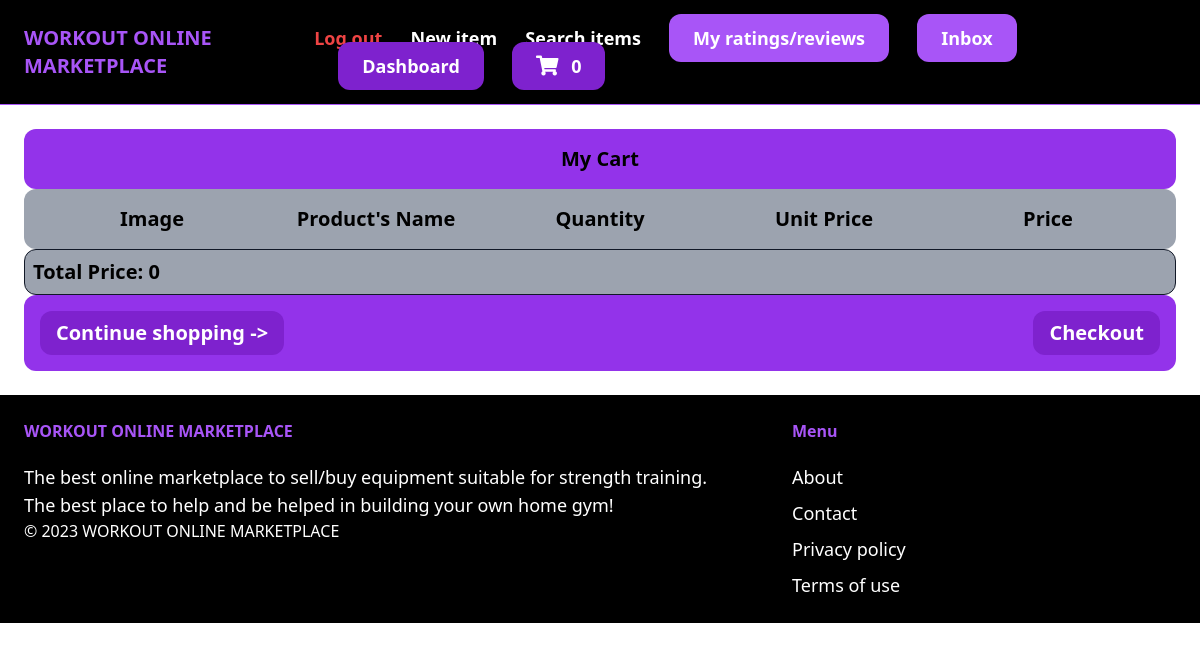
Page /cart/ (signed in) on the earlier database version.
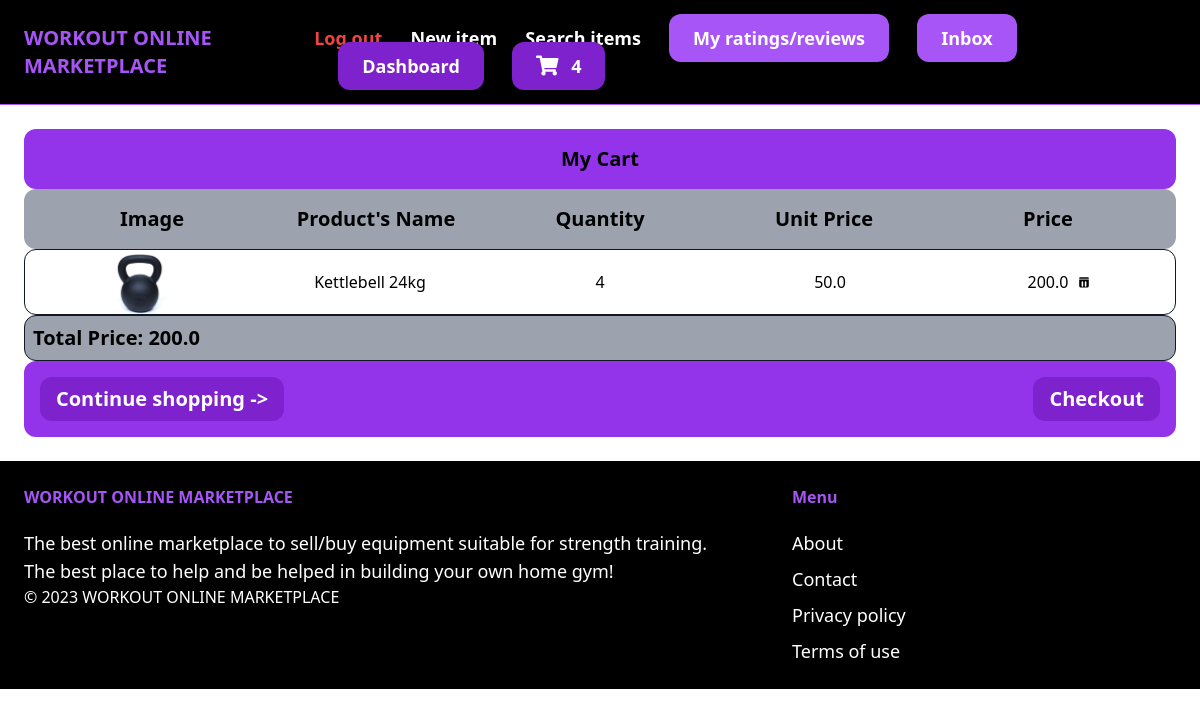
Same page on the later database version.
### core/models.py (models this page shows, shortened)
class Cart(models.Model):
    id = models.UUIDField(primary_key=True, default=uuid.uuid4)
    user = models.ForeignKey(User, on_delete=models.CASCADE)
    completed = models.BooleanField(default=False)
    @property
    def totalPrice(self):
        cartItems = self.cartItems.all()
        total = sum([item.item.price * item.quantity for item in cartItems])
        return total
    @property
    def numOfItems(self):
        cartItems = self.cartItems.all()
        quantity = sum([item.quantity for item in cartItems])
        return quantity

class CartItem(models.Model):
    item = models.ForeignKey(Item, on_delete=models.CASCADE, related_name='itemsCart')
    cart = models.ForeignKey(Cart, on_delete=models.CASCADE, related_name='cartItems')
    quantity = models.IntegerField(default=0)

### item/models.py (models this page shows, shortened)
class Item(models.Model):
    name = models.CharField(max_length=255)
    category = models.ForeignKey(Category, related_name='items', on_delete=models.CASCADE)
    description = models.TextField(blank=True, null=True)
    price = models.FloatField()
    image = models.ImageField(upload_to='item_images', blank=True, null=True)
    isSold = models.BooleanField(default=False)
    createdAt = models.DateTimeField(auto_now_add=True)
    createdBy = models.ForeignKey(User, related_name='items', on_delete=models.CASCADE)

### core/views.py (the view)
# urls.py: path('cart/', views.cart, name='cart'),
def cart(request):
    cart = None
    cartItems = []
    if request.user.is_authenticated:
        cart, created = Cart.objects.get_or_create(user=request.user, completed=False)
        cartItems = cart.cartItems.all()
        for cartItem in cartItems:
            cartItem.total_price = cartItem.quantity * cartItem.item.price
    context = {'cart': cart, 'cartItems': cartItems}
    return render(request, 'core/cart.html', context)

### core/templates/core/cart.html (shortened to what this page needs)
{% extends 'core/base.html' %}
{% block content %}
<div class="shoppingCart">
    <h2 class="font-bold bg-purple-600 text-center rounded-xl text-xl p-4">My Cart</h2>
    <div class="grid grid-cols-5 text-center font-bold bg-gray-400 rounded-xl text-xl p-4">
        <div><h4>Image</h4></div>
        <div><h4>Product's Name</h4></div>
        <div><h4>Quantity</h4></div>
        <div><h4>Unit Price</h4></div>
        <div><h4>Price</h4></div>
    </div>
    {% for cartItem in cartItems %}
    <div class="border border-gray-900 rounded-xl">
        <div class="grid grid-cols-5 text-center items-center">
            <div>
                <img src="{{ cartItem.item.image.url }}" alt="{{ cartItem.item.name }}" class="productImage h-16 w-16 mx-auto">
            </div>
            <div>{{ cartItem.item.name }}</div>
            <div>{{ cartItem.quantity }}</div>
            <div>{{ cartItem.item.price }}</div>
            <div class="flex items-center justify-center">
                <span class="mr-2">{{ cartItem.total_price }}</span>
                <button data-item-id="{{ cartItem.item.id }}" onClick= removeFromCart("{{ cartItem.item.id }}") class="flex items-center justify-center bg-transparent border-none outline-none cursor-pointer" id="removeButton">
                </button>
            </div>
        </div>
    </div>
    {% endfor %}
    <div class="font-semibold text-xl border border-gray-900 bg-gray-400 rounded-xl p-2">
        <h1>Total Price: {{ cart.totalPrice }}</h1>
    </div>
    <h2 class="font-bold bg-purple-600 text-center rounded-xl text-xl p-4">
        <div class="flex justify-between">
            <a href="{% url 'item:items' %}" class="px-4 py-2 bg-purple-700 text-white rounded-xl hover:bg-purple-900">Continue shopping -></a>
            <a href="{% url 'core:checkout' %}" class="px-4 py-2 bg-purple-700 text-white rounded-xl hover:bg-purple-900">Checkout</a>
        </div>
    </h2>
</div>
{% endblock %}

### core/templates/core/base.html (shortened to what this page needs)
{% load static %}
<!DOCTYPE html>
<html lang="en">
    <head>
        <script src="https://cdn.tailwindcss.com"></script>
        <link rel="stylesheet" href="https://cdnjs.cloudflare.com/ajax/libs/font-awesome/5.15.3/css/all.min.css">
    </head>
    <body>
        <nav class="px-6 py-6 flex justify-between items-center border-b border-purple-500 bg-black">
            <a href="/" class="text-xl font-semibold text-purple-500">WORKOUT ONLINE MARKETPLACE</a>
            <div class="space-x-6">
                {% if request.user.is_authenticated %}
                    <a href="{% url 'core:logout' %}" class="text-lg text-red-500 font-semibold hover:text-purple-500">Log out</a>
                {% endif %}
                <a href="{% url 'item:new' %}" class="text-lg text-white font-semibold hover:text-purple-500">New item</a>
                <a href="{% url 'item:items' %}" class="text-lg text-white font-semibold hover:text-purple-500">Search items</a>
                {% if request.user.is_authenticated %}
                    <a href="{% url 'ratingsANDreviews:myRatingsAndMyReviews' %}" class="px-6 py-3 text-lg font-semibold bg-purple-500 text-white rounded-xl hover:bg-purple-700">My ratings/reviews</a>
                    <a href="{% url 'conversation:inbox' %}" class="px-6 py-3 text-lg font-semibold bg-purple-500 text-white rounded-xl hover:bg-purple-700">Inbox</a>
                    <a href="{% url 'dashboard:index' %}" class="px-6 py-3 text-lg font-semibold bg-purple-700 text-white rounded-xl hover:bg-purple-900">Dashboard</a>
                    <a href="{% url 'core:cart' %}" class="px-6 py-3 text-lg font-semibold bg-purple-700 text-white rounded-xl hover:bg-purple-900">
                        <span style="font-size: 20px; color: white; padding-right: 0.5rem;"><i class="fas fa-shopping-cart"></i></span>
                        <span id="numOfItems">{{cart.numOfItems}}</span>
                    </a>
                {% else %}
                    <a href="{% url 'core:signup' %}" class="px-6 py-3 text-lg font-semibold bg-purple-500 text-white rounded-xl hover:bg-purple-700">Sign up</a>
                    <a href="{% url 'core:login' %}" class="px-6 py-3 text-lg font-semibold bg-purple-700 text-white rounded-xl hover:bg-purple-900">Log in</a>
                {% endif %}
            </div>
        </nav>
        <div class="px-6 py-6">
            {% block content %}
            {% endblock %}
        </div>
        <footer class="px-6 py-6 flex justify-between bg-black">
            <div class="w-2/3 pr-10">
                <h3 class="mb-5 font-semibold text-purple-500">WORKOUT ONLINE MARKETPLACE</h3>
                <p class="text-lg text-white">The best online marketplace to sell/buy equipment suitable for strength training.</p>
                <p class="text-lg text-white">The best place to help and be helped in building your own home gym!</p>
                <p class="text-white font-thin">© 2023 WORKOUT ONLINE MARKETPLACE</p>
            </div>
            <div class="w-1/3">
                <h3 class="mb-5 font-semibold text-purple-500">Menu</h3>
                <ul class="space-y-2">
                    <li> <a href="#" class="text-lg text-white hover:text-purple-700">About</a> </li>
                    <li> <a href="{% url 'core:contact' %}" class="text-lg text-white hover:text-purple-700">Contact</a> </li>
                    <li> <a href="#" class="text-lg text-white hover:text-purple-700">Privacy policy</a> </li>
                    <li> <a href="#" class="text-lg text-white hover:text-purple-700">Terms of use</a> </li>
                </ul>
            </div>
        </footer>
    </body>
<html>

Differences in the rows shown:
computed for Cart: numOfItems "0" → "4"; totalPrice "0" → "200.0"
added CartItem: item.image (picture), item.name "Kettlebell 24kg", quantity "4", item.price "50.0", total_price "200.0"
